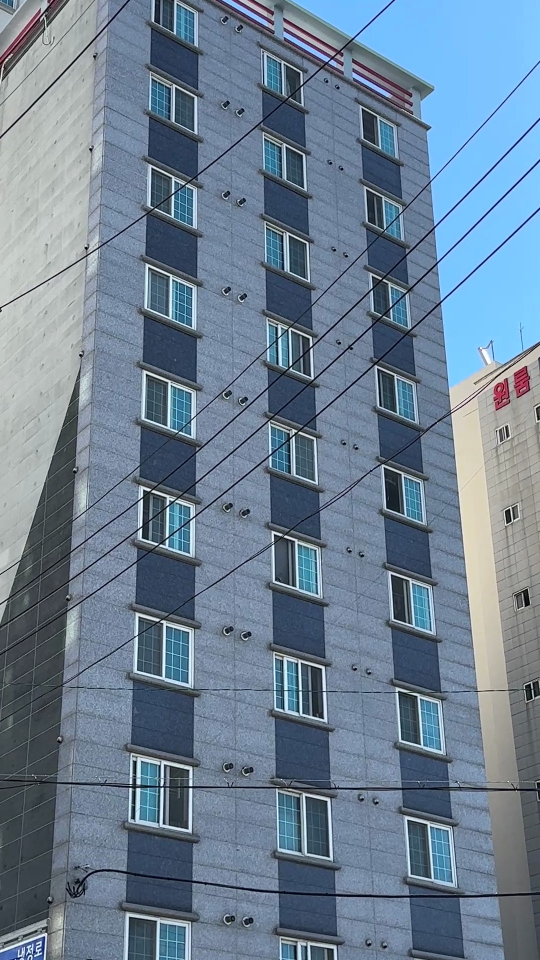
#> input picture sample_frame.jpg, 1080 x 1920 px, found by its file name (shown at 1/2 size)
$ python detector.py
#> lines starting #> are read from the running program, lines starting #| are printed output that depends on the picture; after the words box and inside, x2 and y2 are one past the last pixel; in counts of white or black regions, pixels touching at a corner belong together
import cv2
import numpy as np

IMAGE_PATH = "sample_frame.jpg"

# ── 파라미터 ──────────────────────────────────────────────────────
MIN_AREA    = 3000    # 최소 넓이 (px²)
ASPECT_MIN  = 0.5     # 가로/세로 비율 하한
ASPECT_MAX  = 2.5     # 가로/세로 비율 상한
NMS_THRESH  = 0.05    # IoU overlap threshold
BORDER_PAD  = 20      # 이미지 경계에서 벗어나면 안 되는 여백 (px)
DUP_XY      = 30      # 중복 박스 판단 좌표 허용 오차 (px)
MIN_BRIGHT  = 80      # HSV V채널 최솟값 (이보다 어두우면 제외)
# ─────────────────────────────────────────────────────────────────


def is_in_bounds(x: int, y: int, bw: int, bh: int, img_w: int, img_h: int) -> bool:
    """경계에서 BORDER_PAD px 이상 안쪽에 있어야 True."""
    return (x >= BORDER_PAD and y >= BORDER_PAD
            and x + bw <= img_w - BORDER_PAD
            and y + bh <= img_h - BORDER_PAD)


def floor_label(idx: int, y: int, bh: int, img_h: int) -> str:
    """박스 중심 y 위치로 TOP/MID/BOT 구분, 번호 포함."""
    cy = y + bh / 2
    ratio = cy / img_h
    if ratio < 0.33:
        zone = "TOP"
    elif ratio < 0.66:
        zone = "MID"
    else:
        zone = "BOT"
    return f"F{idx} {zone}"


def brightness_ok(region_hsv: np.ndarray) -> bool:
    """영역 평균 밝기가 MIN_BRIGHT 이상이면 True."""
    if region_hsv.size == 0:
        return False
    return float(np.mean(region_hsv[:, :, 2])) >= MIN_BRIGHT


def has_grid_pattern(region_bgr: np.ndarray) -> bool:
    """창문 격자 패턴 확인: 밝은 테두리(흰색 프레임) + 푸른 유리 영역."""
    if region_bgr.size == 0:
        return False

    rh, rw = region_bgr.shape[:2]
    if rh < 10 or rw < 10:
        return False

    gray = cv2.cvtColor(region_bgr, cv2.COLOR_BGR2GRAY)

    # 외곽 10% 테두리 평균 밝기
    margin_y = max(1, rh // 10)
    margin_x = max(1, rw // 10)
    border = np.concatenate([
        gray[:margin_y, :].flatten(),
        gray[-margin_y:, :].flatten(),
        gray[margin_y:-margin_y, :margin_x].flatten(),
        gray[margin_y:-margin_y, -margin_x:].flatten(),
    ])
    border_mean = float(np.mean(border))

    # 내부 HSV에서 파란 계열 픽셀 비율 확인 (H: 90~130)
    hsv_roi = cv2.cvtColor(region_bgr, cv2.COLOR_BGR2HSV)
    interior = hsv_roi[margin_y:-margin_y, margin_x:-margin_x]
    if interior.size == 0:
        return False
    blue_mask = cv2.inRange(interior, (90, 20, 60), (130, 255, 255))
    blue_ratio = float(np.count_nonzero(blue_mask)) / interior[:, :, 0].size

    # 테두리가 밝고(흰 프레임) 내부에 파란 유리가 있으면 창문
    return border_mean >= 160 and blue_ratio >= 0.05


def _area_score(bw: int, bh: int, median_area: float) -> float:
    """중앙값 면적 대비 얼마나 적절한 크기인지 0~1로 반환. 너무 크거나 작으면 낮아짐."""
    area = bw * bh
    if median_area == 0:
        return 0.0
    ratio = area / median_area
    # 0.25~4.0 배 범위를 적정 크기로 보고, 중앙값에 가까울수록 1.0
    if ratio < 0.25 or ratio > 4.0:
        return 0.0
    return 1.0 - abs(1.0 - ratio) / max(1.0, ratio)


def dedup_by_position(boxes: list[tuple]) -> list[tuple]:
    """비슷한 (x, y) 위치의 박스를 면적 기준으로 하나만 남김."""
    kept = []
    for box in boxes:
        x1, y1, w1, h1 = box
        duplicate = False
        for i, k in enumerate(kept):
            x2, y2, w2, h2 = k
            if abs(x1 - x2) <= DUP_XY and abs(y1 - y2) <= DUP_XY:
                # 둘 중 면적이 더 큰 쪽 유지
                if w1 * h1 > w2 * h2:
                    kept[i] = box
                duplicate = True
                break
        if not duplicate:
            kept.append(box)
    return kept


def nms(boxes: list[tuple], iou_thresh: float) -> list[tuple]:
    """면적 적절도 점수 내림차순으로 NMS 적용."""
    if not boxes:
        return []

    areas   = [bw * bh for _, _, bw, bh in boxes]
    median  = float(np.median(areas))
    boxes   = sorted(boxes, key=lambda b: _area_score(b[2], b[3], median), reverse=True)
    kept    = []

    for box in boxes:
        x1, y1, w1, h1 = box
        dominated = False
        for k in kept:
            x2, y2, w2, h2 = k
            ix = max(0, min(x1 + w1, x2 + w2) - max(x1, x2))
            iy = max(0, min(y1 + h1, y2 + h2) - max(y1, y2))
            inter = ix * iy
            union = w1 * h1 + w2 * h2 - inter
            if union > 0 and inter / union > iou_thresh:
                dominated = True
                break
        if not dominated:
            kept.append(box)

    return kept


# ── 이미지 로드 ───────────────────────────────────────────────────
frame = cv2.imread(IMAGE_PATH)
#> frame is the input picture: shape (1920, 1080, 3); mean B, G, R 147.5, 128.3, 108.9
if frame is None:
    print(f"이미지를 읽을 수 없습니다: {IMAGE_PATH}")
    exit(1)

img_h, img_w = frame.shape[:2]
#> img_h = 1920; img_w = 1080
print(f"이미지 크기: {img_w}x{img_h}")
#| 이미지 크기: 1080x1920

hsv = cv2.cvtColor(frame, cv2.COLOR_BGR2HSV)
#> hsv: shape (1920, 1080, 3); mean H, S, V 99.6, 71.7, 148.5

# ── Canny edge detection ──────────────────────────────────────────
gray    = cv2.cvtColor(frame, cv2.COLOR_BGR2GRAY)
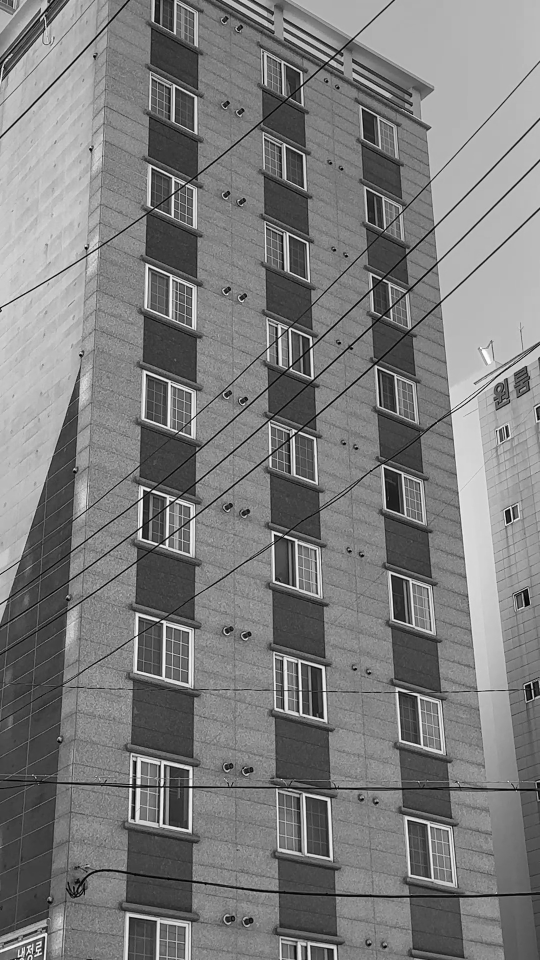
#> gray: shape (1920, 1080) (shown at 1/2 size); min 0, max 255, mean 124.7
blurred = cv2.GaussianBlur(gray, (5, 5), 0)
edges   = cv2.Canny(blurred, 30, 100)
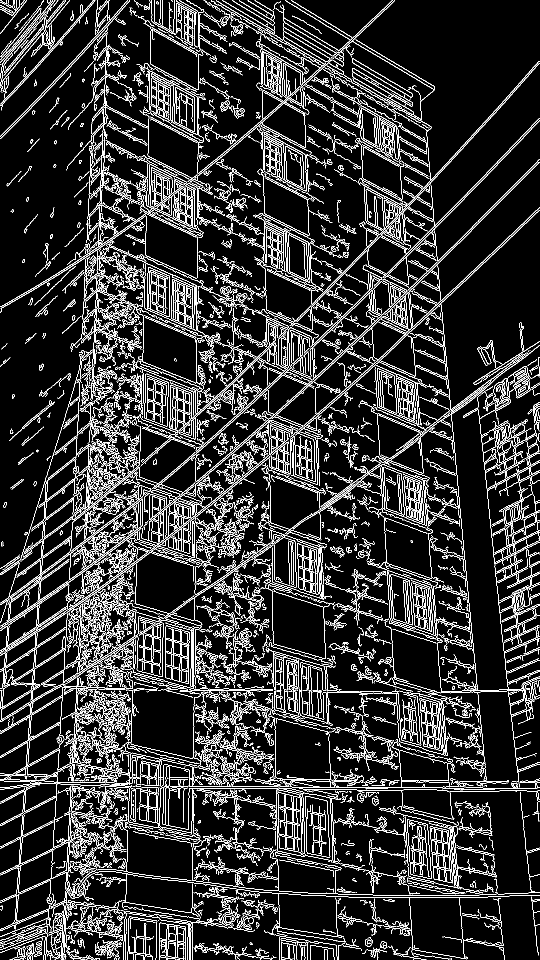
#> edges: shape (1920, 1080) (shown at 1/2 size); 12.3% white in thin lines or dots

cv2.imwrite("debug_edge.jpg", edges)
print("debug_edge.jpg 저장 완료")

# ── contour 필터링 ────────────────────────────────────────────────
contours, _ = cv2.findContours(edges, cv2.RETR_EXTERNAL, cv2.CHAIN_APPROX_SIMPLE)
#> contours = 2692 contours, 1987 with area under 20; largest, box (x1, y1, x2, y2) and area: (543, 324, 1080, 861) 14887, (309, 580, 764, 995) 13212, (0, 997, 286, 1246) 7957, (769, 691, 1080, 1565) 6074, (0, 1240, 388, 1568) 5916

candidates = []

for cnt in contours:
    peri   = cv2.arcLength(cnt, True)
    approx = cv2.approxPolyDP(cnt, 0.04 * peri, True)

    if len(approx) != 4:
        continue

    x, y, bw, bh = cv2.boundingRect(approx)
    area   = bw * bh
    aspect = bw / bh if bh > 0 else 0

    if area < MIN_AREA:
        continue
    if not (ASPECT_MIN <= aspect <= ASPECT_MAX):
        continue
    if not is_in_bounds(x, y, bw, bh, img_w, img_h):
        continue

    roi_hsv = hsv[y:y + bh, x:x + bw]
    roi_bgr = frame[y:y + bh, x:x + bw]

    # 밝기 필터 통과 또는 격자 패턴으로 창문 확인
    if not brightness_ok(roi_hsv) and not has_grid_pattern(roi_bgr):
        continue

    candidates.append((x, y, bw, bh))
#> this loop made 2692 passes
#> peri on passes 4, 5, 7: 32.73, 40.49, 21.31
#> after the loop, candidates = 29 items, first 6: (733, 1743, 72, 43), (386, 1576, 224, 137), (531, 1298, 122, 84), (277, 1270, 44, 80), (655, 1151, 72, 100), (774, 1142, 94, 134)

# ── NMS → 좌표 중복 제거 ─────────────────────────────────────────
final_boxes = nms(candidates, NMS_THRESH)
#> in nms, `areas   = [bw * bh for _, _, bw, bh in boxes]`: areas = 29 values, max 53454 at index 26, min 3096 at index 0, mean 13383.6
#> in nms, `median  = float(np.median(areas))`: median = 7200
#> in _area_score, `ratio = area / median_area`: ratio = 0.43
#> in nms, `boxes   = sorted(boxes, key=lambda b: _area_score(b[2], b[3], median),..`: boxes = 29 items, first 6: (655, 1151, 72, 100), (515, 525, 67, 127), (281, 878, 108, 55), (531, 1298, 122, 84), (304, 59, 90, 55), (542, 951, 95, 51)
#> the loop in nms, `for box in boxes:` made 29 passes
#> (x1, y1, w1, h1) on passes 1 to 12: (655, 1151, 72, 100), (515, 525, 67, 127), (281, 878, 108, 55), (531, 1298, 122, 84), (304, 59, 90, 55), (542, 951, 95, 51), (755, 1130, 121, 92), (585, 878, 49, 92), (284, 749, 99, 117), (132, 218, 77, 154), (774, 1142, 94, 134), (709, 1138, 60, 68)
#> after the loop in nms, `for box in boxes:`: kept = 21 items, first 6: (655, 1151, 72, 100), (515, 525, 67, 127), (281, 878, 108, 55), (531, 1298, 122, 84), (304, 59, 90, 55), (542, 951, 95, 51)
#> final_boxes has the same summary as kept in nms
final_boxes = dedup_by_position(final_boxes)
#> the loop in dedup_by_position, `for box in boxes:` made 21 passes

# 위→아래 정렬 (층수 표시를 직관적으로)
final_boxes.sort(key=lambda b: b[1])

# ── 결과 시각화 ───────────────────────────────────────────────────
result = frame.copy()

for i, (x, y, bw, bh) in enumerate(final_boxes, start=1):
    label = floor_label(i, y, bh, img_h)
    cv2.rectangle(result, (x, y), (x + bw, y + bh), (0, 255, 0), 2)
    # 라벨 배경
    (tw, th), _ = cv2.getTextSize(label, cv2.FONT_HERSHEY_SIMPLEX, 0.6, 2)
    cv2.rectangle(result, (x, y - th - 6), (x + tw + 4, y), (0, 255, 0), -1)
    cv2.putText(result, label, (x + 2, y - 4),
                cv2.FONT_HERSHEY_SIMPLEX, 0.6, (0, 0, 0), 2, cv2.LINE_AA)
#> this loop made 21 passes
#> (x, y, bw, bh, cy in floor_label, ratio in floor_label, zone in floor_label, label) on passes 1 to 12: (304, 59, 90, 55, 86.5, 0.0451, 'TOP', 'F1 TOP'), (664, 155, 134, 163, 236.5, 0.123, 'TOP', 'F2 TOP'), (299, 172, 302, 177, 260.5, 0.136, 'TOP', 'F3 TOP'), (132, 218, 77, 154, 295, 0.154, 'TOP', 'F4 TOP'), (795, 255, 59, 54, 282, 0.147, 'TOP', 'F5 TOP'), (566, 276, 57, 60, 306, 0.159, 'TOP', 'F6 TOP'), (215, 488, 189, 173, 574.5, 0.299, 'TOP', 'F7 TOP'), (515, 525, 67, 127, 588.5, 0.307, 'TOP', 'F8 TOP'), (284, 749, 99, 117, 807.5, 0.421, 'MID', 'F9 MID'), (44, 803, 66, 55, 830.5, 0.433, 'MID', 'F10 MID'), (159, 814, 76, 44, 836, 0.435, 'MID', 'F11 MID'), (757, 830, 96, 41, 850.5, 0.443, 'MID', 'F12 MID')
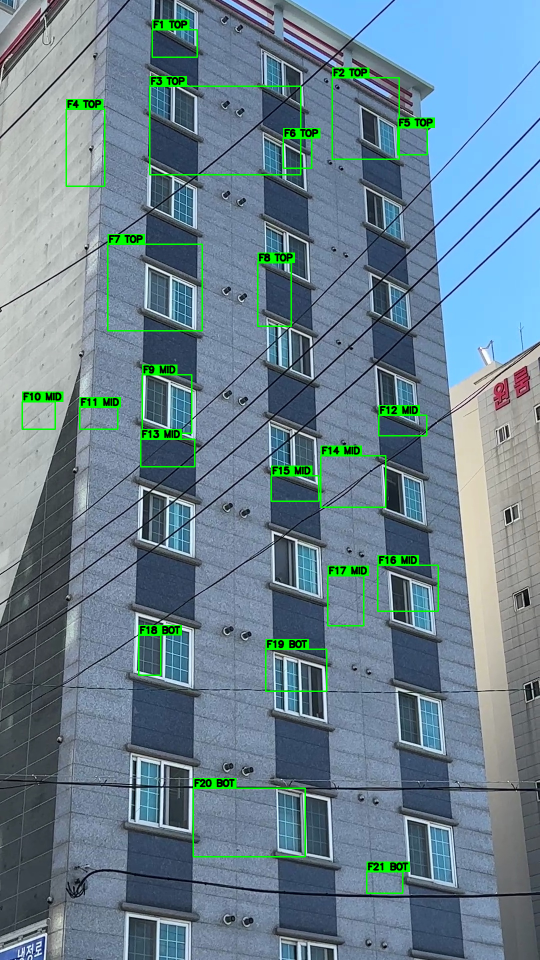
#> result: shape (1920, 1080, 3) (shown at 1/2 size); 2.76% of pixels changed, all inside (x1, y1, x2, y2) = (43, 39, 878, 1788)

cv2.imwrite("debug_result.jpg", result)
print("debug_result.jpg 저장 완료")
print(f"탐지된 창문: {len(final_boxes)}개")
#| 탐지된 창문: 21개
